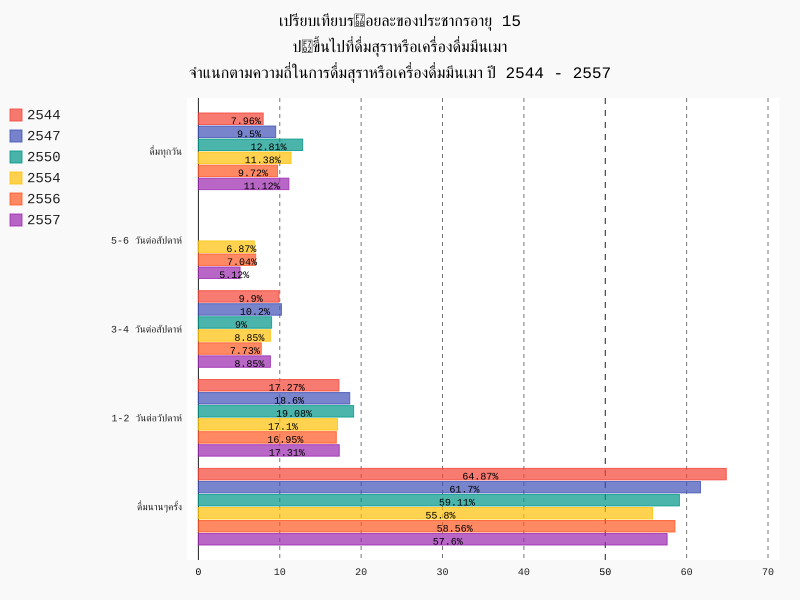

Python code for this plot:
###เปรียบเทียบ###
import pygal
###
line_chart = pygal.HorizontalBar(print_labels=True, stack_from_top=False)
line_chart.title = 'เปรียบเทียบรอยละของประชากรอายุ 15 ปขึ้นไปที่ดื่มสุราหรือเครื่องดื่มมึนเมา จําแนกตามความถี่ในการดื่มสุราหรือเครื่องดื่มมึนเมา ปี 2544 - 2557'

##line_chart.add('ดื่มทุกวัน', [{'value': 7.96, 'label': '2544'}, {'value': 9.5, 'label': '2547'}, {'value': 12.81, 'label': '2550'}, {'value': 11.38, 'label': '2554'}, {'value': 9.72, 'label': '2556'}, {'value': 11.12, 'label': '2557'}])
##line_chart.add('5-6 วันต่อสัปดาห์', [{'value': 6.87, 'label': '2554'}, {'value': 7.04, 'label': '2556'}, {'value': 5.12, 'label': '2557'}])
##line_chart.add('3-4 วันต่อสัปดาห์', [{'value': 9.9, 'label': '2544'}, {'value': 10.2, 'label': '2547'}, {'value': 9, 'label': '2550'}, {'value': 8.85, 'label': '2554'}, {'value': 7.73, 'label': '2556'}, {'value': 8.85, 'label': '2557'}])
##line_chart.add('1-2 วันต่อสัปดาห์', [{'value': 17.27, 'label': '2544'}, {'value': 18.6, 'label': '2547'}, {'value': 19.08, 'label': '2550'}, {'value': 17.1, 'label': '2554'}, {'value': 16.95, 'label': '2556'}, {'value': 17.31, 'label': '2557'}])
##line_chart.add('ดื่มนานๆครั้ง', [{'value': 64.87, 'label': '2544'}, {'value': 61.7, 'label': '2547'}, {'value': 59.11, 'label': '2550'}, {'value': 55.8, 'label': '2554'}, {'value': 58.56, 'label': '2556'}, {'value': 57.6, 'label': '2557'}])
##line_chart.render_to_file('Compare Graph 2544-2557.svg')

line_chart.x_labels = ['ดื่มทุกวัน', '5-6 วันต่อสัปดาห์', '3-4 วันต่อสัปดาห์', '1-2 วันต่อวัปดาห์', 'ดื่มนานๆครั้ง']
line_chart.y_labels = map(int, range(0, 71, 10))
line_chart.add('2544', [{'value': 7.96, 'label': '7.96%'}, None, {'value': 9.9, 'label': '9.9%'}, {'value': 17.27, 'label': '17.27%'}, {'value': 64.87, 'label': '64.87%'}])
line_chart.add('2547', [{'value': 9.5, 'label': '9.5%'}, None, {'value': 10.2, 'label': '10.2%'}, {'value': 18.6, 'label': '18.6%'}, {'value': 61.7, 'label': '61.7%'}])
line_chart.add('2550', [{'value': 12.81, 'label': '12.81%'}, None, {'value': 9, 'label': '9%'}, {'value': 19.08, 'label': '19.08%'}, {'value': 59.11, 'label': '59.11%'}])
line_chart.add('2554', [{'value': 11.38, 'label': '11.38%'}, {'value': 6.87, 'label': '6.87%'}, {'value': 8.85, 'label': '8.85%'}, {'value': 17.1, 'label': '17.1%'}, {'value': 55.8, 'label': '55.8%'}])
line_chart.add('2556', [{'value': 9.72, 'label': '9.72%'}, {'value': 7.04, 'label': '7.04%'}, {'value': 7.73, 'label': '7.73%'}, {'value': 16.95, 'label': '16.95%'}, {'value': 58.56, 'label': '58.56%'}])
line_chart.add('2557', [{'value': 11.12, 'label': '11.12%'}, {'value': 5.12, 'label': '5.12%'}, {'value': 8.85, 'label': '8.85%'}, {'value': 17.31, 'label': '17.31%'}, {'value': 57.6, 'label': '57.6%'}])
line_chart.render_to_file('Compare Graph 2544-2557.svg')
